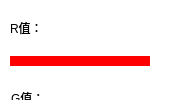
  <widget class="QDockWidget" name="dockWidget_3">
   <property name="minimumSize">
    <size>
     <width>172</width>
     <height>46</height>
    </size>
   </property>
   <property name="maximumSize">
    <size>
     <width>172</width>
     <height>524287</height>
    </size>
   </property>
   <property name="styleSheet">
    <string notr="true">background-color: rgba(255, 255, 255, 100);</string>
   </property>
   <property name="windowTitle">
    <string>色彩调整</string>
   </property>
   <attribute name="dockWidgetArea">
    <number>2</number>
   </attribute>
   <widget class="QWidget" name="dockWidgetContents_6">
    <widget class="QLabel" name="label_6">
     <property name="geometry">
      <rect>
       <x>10</x>
       <y>20</y>
       <width>72</width>
       <height>15</height>
      </rect>
     </property>
     <property name="text">
      <string>R值：</string>
     </property>
    </widget>
    <widget class="QSlider" name="horizontalSlider_R">
     <property name="geometry">
      <rect>
       <x>9</x>
       <y>50</y>
       <width>141</width>
       <height>22</height>
      </rect>
     </property>
     <property name="contextMenuPolicy">
      <enum>Qt::DefaultContextMenu</enum>
     </property>
     <property name="toolTipDuration">
      <number>1</number>
     </property>
     <property name="styleSheet">
      <string notr="true">QSlider::add-page:Horizontal
     {     
        background-color: red;
        height:4px;
     }
     QSlider::sub-page:Horizontal 
    {
        background-color:white;
        height:4px;
     }
    QSlider::groove:Horizontal 
    {
        background:transparent;
        height:10px;
		border-radius: 5px;
    }
    QSlider::handle:Horizontal 
    {
        height: 20px;
        width:20px;
        border-image: url(:/myImage/images/slide.png);
        margin: -8 0px;
    }

</string>
     </property>
     <property name="maximum">
      <number>255</number>
     </property>
     <property name="orientation">
      <enum>Qt::Horizontal</enum>
     </property>
     <property name="tickPosition">
      <enum>QSlider::NoTicks</enum>
     </property>
    </widget>
    <widget class="QSlider" name="horizontalSlider_G">
     <property name="geometry">
      <rect>
       <x>10</x>
       <y>120</y>
       <width>141</width>
       <height>22</height>
      </rect>
     </property>
     <property name="styleSheet">
      <string notr="true">QSlider::add-page:Horizontal
     {     
        background-color: green;
        height:4px;
     }
     QSlider::sub-page:Horizontal 
    {
        background-color:white;
        height:4px;
     }
    QSlider::groove:Horizontal 
    {
        background:transparent;
        height:10px;
		border-radius: 5px;
    }
    QSlider::handle:Horizontal 
    {
        height: 20px;
        width:20px;
        border-image: url(:/myImage/images/slide.png);
        margin: -8 0px;
    }

</string>
     </property>
     <property name="maximum">
      <number>255</number>
     </property>
     <property name="orientation">
      <enum>Qt::Horizontal</enum>
     </property>
    </widget>
    <widget class="QLabel" name="label_7">
     <property name="geometry">
      <rect>
       <x>11</x>
       <y>90</y>
       <width>72</width>
       <height>15</height>
      </rect>
     </property>
     <property name="text">
      <string>G值：</string>
     </property>
    </widget>
    <widget class="QLabel" name="label_8">
     <property name="geometry">
      <rect>
       <x>10</x>
       <y>160</y>
       <width>72</width>
       <height>15</height>
      </rect>
     </property>
     <property name="text">
      <string>B值：</string>
     </property>
    </widget>
    <widget class="QSlider" name="horizontalSlider_B">
     <property name="geometry">
      <rect>
       <x>9</x>
       <y>190</y>
       <width>141</width>
       <height>22</height>
      </rect>
     </property>
     <property name="styleSheet">
      <string notr="true">QSlider::add-page:Horizontal
     {     
        background-color: blue;
        height:4px;
     }
     QSlider::sub-page:Horizontal 
    {
        background-color:white;
        height:4px;
     }
    QSlider::groove:Horizontal 
    {
        background:transparent;
        height:10px;
		border-radius: 5px;
    }
    QSlider::handle:Horizontal 
    {
        height: 20px;
        width:20px;
        border-image: url(:/myImage/images/slide.png);
        margin: -8 0px;
    }

</string>
     </property>
     <property name="maximum">
      <number>255</number>
     </property>
     <property name="orientation">
      <enum>Qt::Horizontal</enum>
     </property>
    </widget>
   </widget>
  </widget>
